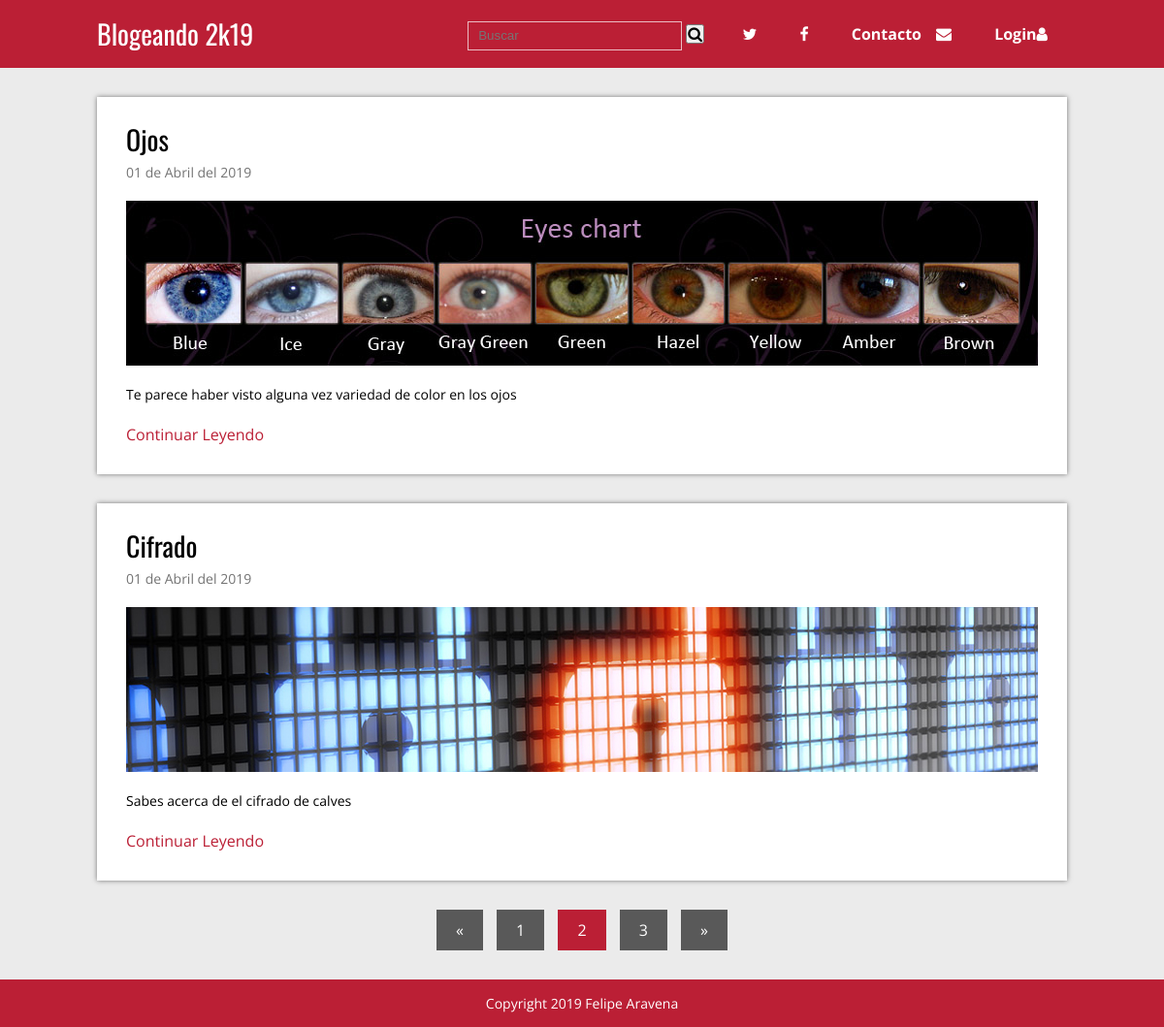
/blog/index.php?p=2, run on the app's committed database.
### tables this page shows
CREATE TABLE `articulos` (
  `id` int(11) NOT NULL,
  `titulo` varchar(200) NOT NULL,
  `extracto` varchar(200) NOT NULL,
  `fecha` timestamp NOT NULL DEFAULT CURRENT_TIMESTAMP,
  `texto` text NOT NULL,
  `thumb` varchar(50) NOT NULL
);

### blog/index.php (called while the page is built, shortened)
<?php
require 'admin/config.php';
require 'functions.php';
$conexion = conexion($bd_config);
$posts = obtener_post($blog_config['post_por_pagina'], $conexion);
require 'views/index.view.php';
?>

### blog/admin/config.php (called while the page is built, shortened)
<?php
$blog_config = array(
	'post_por_pagina' => '2',
	'carpeta_imagenes' => 'imagenes/'
);
?>

### blog/functions.php (called while the page is built, shortened)
<?php
function pagina_actual(){
	return isset($_GET['p']) ? (int)$_GET['p']: 1;
}
function obtener_post($post_por_pagina, $conexion){
	$inicio = (pagina_actual() > 1) ? (pagina_actual() * $post_por_pagina - $post_por_pagina) : 0;
	$sentencia = $conexion->prepare("SELECT SQL_CALC_FOUND_ROWS * FROM articulos LIMIT {$inicio}, {$post_por_pagina}");
	$sentencia->execute();
	return $sentencia->fetchAll();
}
function fecha($fecha){
	$timestamp = strtotime($fecha);
	$meses = ['Enero', 'Febrero', 'Marzo', 'Abril', 'Mayo', 'Junio', 'Julio', 'Agosto', 'Septiembre', 'Octubre', 'Noviembre', 'Diciembre'];
	$dia = date('d', $timestamp);
	$mes = date('m', $timestamp) - 1;
	$year = date('Y', $timestamp);
	$fecha = $dia . ' de ' . $meses[$mes] . ' del ' . $year;
	return $fecha;
}
?>

### blog/views/index.view.php (the view)
<?php
require 'header.php';
 ?>
	<div class="contenedor">
			<?php foreach ($posts as $post): ?>
		<div class="post">
			<article>
				<h2 class="titulo"><a href="single.php?id=<?php echo $post['id']; ?>"><?php echo $post['titulo']; ?></a></h2>
				<p class="fecha"><?php echo fecha($post['fecha']); ?></p>
				<div class="thumb">
					<a href="single.php?id=<?php echo $post['id']; ?>">
						<img src="<?php echo RUTA; ?>/imagenes/<?php echo $post['thumb']; ?>" alt="">
					</a>
				</div>
				<p class="extracto"><?php echo $post['extracto']; ?></p>
				<a href="single.php?id=<?php echo $post['id']; ?>">Continuar Leyendo</a>
			</article>
		</div>
			<?php endforeach; ?>
		<?php  require 'paginacion.php' ?>
	</div>
<?php require 'footer.php' ?>

### blog/css/estilos.css (style rules this page uses)
* { margin: 0; padding: 0; -webkit-box-sizing: border-box; -moz-box-sizing: border-box; box-sizing: border-box; }
body { font-size: 16px; font-family: 'Open Sans', sans-serif; background: #ebebeb; }
h1, h2, h3, h4, h5, h6 { font-family: "Oswald", Arial, Sans-serif; font-weight: normal; }
a { text-decoration: none; color:#BB1F35; }
.contenedor { max-width: 1000px; width: 90%; margin: auto; }
.post { width: 100%; background: #fff; box-shadow: 0px 0px 5px rgba(0,0,0, .5); margin-bottom: 30px; padding: 30px; }
.post article .titulo { font-family: "Oswald", Arial, Sans-serif; font-size: 28px; font-weight: normal; line-height: 28px; margin-bottom: 10px; }
.post article .titulo a { color:#000; }
.post article .fecha { color:#747474; font-size: 14px; margin-bottom: 20px; }
.post article .thumb { margin-bottom: 20px; }
.post article .thumb img { vertical-align: top; width: 100%; }
.post article .extracto { font-size: 14px; line-height: 20px; margin-bottom: 20px; }

### data on the page
articulos: titulo "Ojos", fecha "01 de Abril del 2019", thumb (picture), extracto "Te parece haber visto alguna vez variedad de color en los ojos"
articulos: titulo "Cifrado", fecha "01 de Abril del 2019", thumb (picture), extracto "Sabes acerca de el cifrado de calves"
